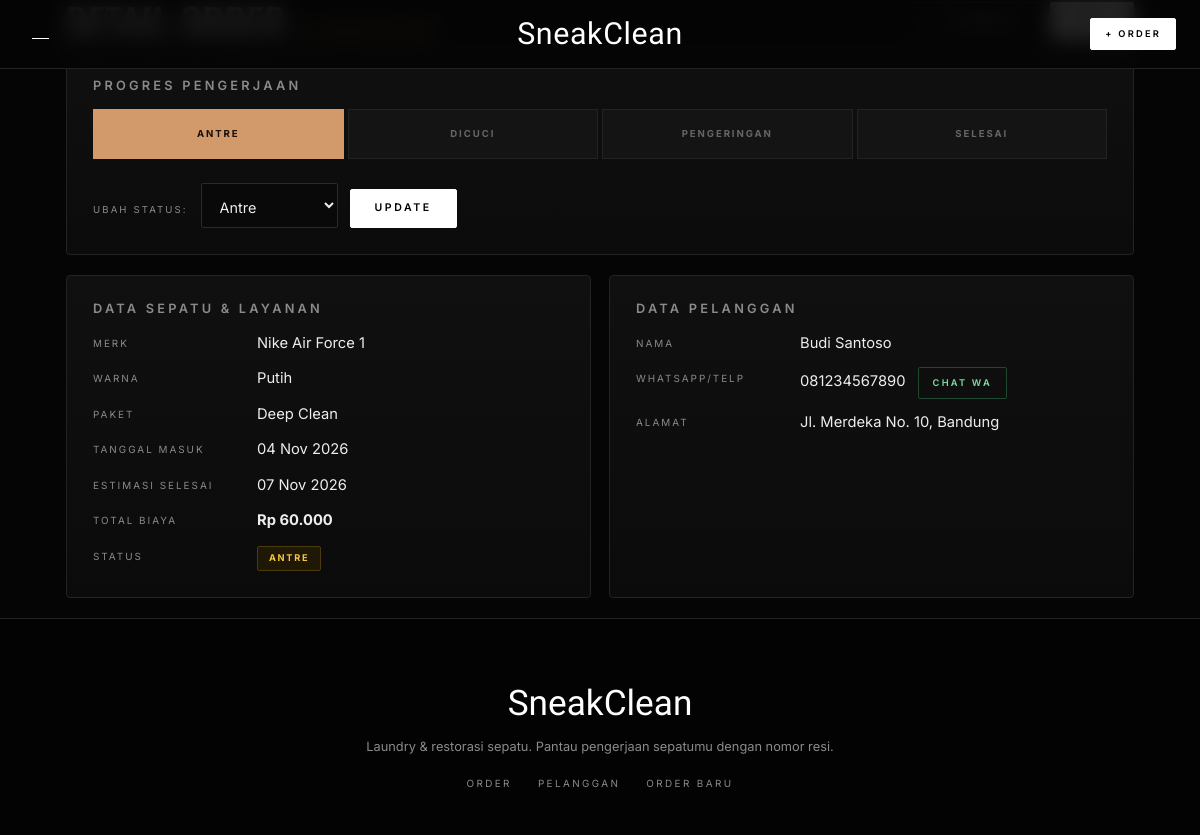
Screenshot of /public/order/show/SC-20261104-001 with the database file from the repository.
### tables this page shows
CREATE TABLE IF NOT EXISTS order_laundry (
  no_resi           VARCHAR(25)  NOT NULL,
  id_pelanggan      INT UNSIGNED NOT NULL,
  merk_sepatu       VARCHAR(50)  NOT NULL,
  warna_sepatu      VARCHAR(30)  NOT NULL,
  paket_treatment   ENUM('Deep Clean','Fast Clean','Unyellowing') NOT NULL,
  tanggal_masuk     DATE         NOT NULL,
  estimasi_selesai  DATE         NOT NULL,
  total_biaya       DECIMAL(10,2) NOT NULL DEFAULT 0,
  status_pengerjaan ENUM('Antre','Dicuci','Pengeringan','Selesai') NOT NULL DEFAULT 'Antre',
  created_at        TIMESTAMP    NOT NULL DEFAULT CURRENT_TIMESTAMP,
  updated_at        TIMESTAMP    NOT NULL DEFAULT CURRENT_TIMESTAMP ON UPDATE CURRENT_TIMESTAMP,
  PRIMARY KEY (no_resi),
  KEY idx_order_pelanggan (id_pelanggan),
  KEY idx_order_status (status_pengerjaan),
  CONSTRAINT fk_order_pelanggan
    FOREIGN KEY (id_pelanggan) REFERENCES pelanggan (id_pelanggan)
    ON UPDATE CASCADE
    ON DELETE RESTRICT,
  CONSTRAINT chk_estimasi CHECK (estimasi_selesai >= tanggal_masuk),
  CONSTRAINT chk_biaya CHECK (total_biaya >= 0)
);

CREATE TABLE IF NOT EXISTS pelanggan (
  id_pelanggan INT UNSIGNED NOT NULL AUTO_INCREMENT,
  nama_lengkap VARCHAR(100) NOT NULL,
  no_telepon   VARCHAR(20)  NOT NULL,
  alamat       TEXT         NOT NULL,
  created_at   TIMESTAMP    NOT NULL DEFAULT CURRENT_TIMESTAMP,
  PRIMARY KEY (id_pelanggan),
  UNIQUE KEY uq_pelanggan_telepon (no_telepon)
);

### app/core/Controller.php (called while the page is built, shortened)
<?php
class Controller
{
    protected function view($view, $data = [])
    {
        extract($data);
        require __DIR__ . '/../views/layouts/header.php';
        require __DIR__ . "/../views/$view.php";
        require __DIR__ . '/../views/layouts/footer.php';
    }
}

### app/controllers/OrderController.php (called while the page is built, shortened)
<?php
class OrderController extends Controller
{
    private $order;
    public function __construct()
    {
        $this->order     = new Order();
    }
    public function show($resi = '')
    {
        $order = $this->order->find($resi);
        $this->view('order/show', ['title' => 'Detail ' . $resi, 'order' => $order]);
    }
}

### app/core/Router.php (called while the page is built, shortened)
<?php
class Router
{
    public function dispatch()
    {
        $url   = trim($_GET['url'] ?? '', '/');
        $parts = $url === '' ? [] : explode('/', $url);
        $method = $parts[1] ?? 'index';
        $params = array_slice($parts, 2);
        call_user_func_array([new $class(), $method], $params);
    }
}

### public/index.php (called while the page is built, shortened)
<?php
require_once __DIR__ . '/../app/helpers.php';
spl_autoload_register(function ($class) {
    foreach (['core', 'controllers', 'models'] as $dir) {
        $file = __DIR__ . "/../app/$dir/$class.php";
        if (file_exists($file)) {
            return;
        }
    }
});
(new Router())->dispatch();

### app/helpers.php (called while the page is built, shortened)
<?php
function e($v) { return htmlspecialchars((string)$v, ENT_QUOTES, 'UTF-8'); }
function rupiah($n) { return 'Rp ' . number_format((float)$n, 0, ',', '.'); }
function tanggal($d) {
    return date('d M Y', strtotime($d));
}
function url($path = '') { return BASE_URL . '/' . ltrim($path, '/'); }
function waLink($no) {
    $n = preg_replace('/\D/', '', $no);
    if (strpos($n, '0') === 0) $n = '62' . substr($n, 1);
    return 'https://wa.me/' . $n;
}
function statusClass($s) {
    return 'badge badge-' . strtolower($s);
}

### app/core/Database.php (called while the page is built)
<?php
class Database
{
    private static $pdo = null;
    public static function conn()
    {
        if (self::$pdo === null) {
            $dsn = 'mysql:host=' . DB_HOST . ';dbname=' . DB_NAME . ';charset=utf8mb4';
            try {
                self::$pdo = new PDO($dsn, DB_USER, DB_PASS, [
                    PDO::ATTR_ERRMODE            => PDO::ERRMODE_EXCEPTION,
                    PDO::ATTR_DEFAULT_FETCH_MODE => PDO::FETCH_ASSOC,
                    PDO::ATTR_EMULATE_PREPARES   => false,
                ]);
            } catch (PDOException $e) {
                die('Koneksi database gagal: ' . $e->getMessage());
            }
        }
        return self::$pdo;
    }
}

### app/models/Order.php (called while the page is built, shortened)
<?php
class Order
{
    private $db;
    public function __construct() { $this->db = Database::conn(); }
    private function baseSelect()
    {
        return 'SELECT o.*, p.nama_lengkap, p.no_telepon, p.alamat
                FROM order_laundry o
                JOIN pelanggan p ON p.id_pelanggan = o.id_pelanggan';
    }
    public function find($resi)
    {
        $st = $this->db->prepare($this->baseSelect() . ' WHERE o.no_resi = ?');
        $st->execute([$resi]);
        return $st->fetch();
    }
}

### app/views/order/show.php (the view)
<?php
$steps   = STATUS_LIST;
$current = array_search($order['status_pengerjaan'], $steps, true);
?>
<div class="page-head">
    <h1>Detail Order <span class="resi"><?= e($order['no_resi']) ?></span></h1>
    <div>
        <a class="btn btn-ghost" href="<?= url('order') ?>">&larr; Kembali</a>
        <a class="btn" href="<?= url('order/edit/' . $order['no_resi']) ?>">Edit</a>
    </div>
</div>
<div class="card">
    <h3>Progres Pengerjaan</h3>
    <ol class="steps">
        <?php foreach ($steps as $i => $s): ?>
            <li class="<?= $i < $current ? 'done' : ($i === $current ? 'active' : '') ?>"><?= e($s) ?></li>
        <?php endforeach; ?>
    </ol>
    <form class="inline-form" method="post" action="<?= url('order/status/' . $order['no_resi']) ?>">
        <label>Ubah status:
            <select name="status_pengerjaan">
                <?php foreach ($steps as $s): ?>
                    <option value="<?= e($s) ?>" <?= $order['status_pengerjaan'] === $s ? 'selected' : '' ?>><?= e($s) ?></option>
                <?php endforeach; ?>
            </select>
        </label>
        <button class="btn" type="submit">Update</button>
    </form>
</div>
<div class="grid2">
    <div class="card">
        <h3>Data Sepatu &amp; Layanan</h3>
        <dl class="detail">
            <dt>Merk</dt><dd><?= e($order['merk_sepatu']) ?></dd>
            <dt>Warna</dt><dd><?= e($order['warna_sepatu']) ?></dd>
            <dt>Paket</dt><dd><?= e($order['paket_treatment']) ?></dd>
            <dt>Tanggal Masuk</dt><dd><?= tanggal($order['tanggal_masuk']) ?></dd>
            <dt>Estimasi Selesai</dt><dd><?= tanggal($order['estimasi_selesai']) ?></dd>
            <dt>Total Biaya</dt><dd><strong><?= rupiah($order['total_biaya']) ?></strong></dd>
            <dt>Status</dt><dd><span class="<?= statusClass($order['status_pengerjaan']) ?>"><?= e($order['status_pengerjaan']) ?></span></dd>
        </dl>
    </div>
    <div class="card">
        <h3>Data Pelanggan</h3>
        <dl class="detail">
            <dt>Nama</dt><dd><?= e($order['nama_lengkap']) ?></dd>
            <dt>WhatsApp/Telp</dt>
            <dd><?= e($order['no_telepon']) ?>
                <a class="btn btn-sm btn-wa" target="_blank" rel="noopener" href="<?= e(waLink($order['no_telepon'])) ?>">Chat WA</a></dd>
            <dt>Alamat</dt><dd><?= nl2br(e($order['alamat'])) ?></dd>
        </dl>
    </div>
</div>

### public/css/style.css (style rules this page uses)
:root { --bg:#050505; --card:#0d0d0d; --card2:#141414; --line:#232323; --ink:#ededed; --muted:#8a8a8a; --white:#fff; --teal:#0f4c47; --teal-d:#082b27; --copper:#d29a6a; --danger:#ff7b7b; --display:"Oswald","Bebas Neue","Arial Narrow",Impact,sans-serif; --script:"Yellowtail","Brush Script MT",cursive; --body:"Inter","Helvetica Neue",Arial,"Segoe UI",sans-serif; color-scheme:dark; }
* { box-sizing:border-box }
html { background:var(--bg);scroll-behavior:smooth }
body { margin:0;font-family:var(--body);background:var(--bg);color:var(--ink);line-height:1.6;-webkit-font-smoothing:antialiased }
a { color:var(--white);text-decoration:none }
h1,h2,h3 { font-family:var(--display);font-weight:500;text-transform:uppercase;letter-spacing:.02em;line-height:1.1;margin:0 }
main h1 { font-size:2.4rem;margin:0 0 22px }
h3 { font-size:.8rem;font-family:var(--body);font-weight:600;letter-spacing:.25em;color:var(--muted);margin-bottom:16px }
.btn { display:inline-block;background:var(--white);color:#000!important;border:1px solid var(--white);border-radius:2px;padding:13px 24px; font:600 .66rem/1 var(--body);letter-spacing:.24em;text-transform:uppercase;cursor:pointer;transition:all .25s }
.btn-sm { padding:10px 14px;font-size:.58rem }
.btn-ghost { background:transparent;color:var(--white)!important;border-color:#3a3a3a }
.btn-wa { background:transparent;color:#7be0a0!important;border-color:#1f4a31;margin-left:8px }
.card { background:linear-gradient(180deg,#101010,#0b0b0b);border:1px solid var(--line);border-radius:4px;padding:26px;margin-bottom:20px }
.page-head { display:flex;justify-content:space-between;align-items:center;flex-wrap:wrap;gap:12px;margin-bottom:10px }
.page-head h1 { margin:0 }
.resi { color:var(--copper);font-size:1rem;letter-spacing:.12em }
input,select,textarea { width:100%;padding:12px 14px;background:#090909;color:var(--ink);border:1px solid #2a2a2a;border-radius:2px;font:inherit;font-size:.9rem;transition:border-color .25s,box-shadow .25s }
.badge { display:inline-block;padding:4px 11px;border-radius:2px;font-size:.58rem;font-weight:700;letter-spacing:.18em;text-transform:uppercase;border:1px solid }
.badge-antre { background:#1f1805;color:#f5c542;border-color:#4a3a0c }
.grid2 { display:grid;grid-template-columns:1fr 1fr;gap:18px }
.inline-form { display:flex;gap:12px;align-items:flex-end;flex-wrap:wrap;margin-top:24px }
.inline-form label { font-size:.6rem;letter-spacing:.22em;text-transform:uppercase;color:var(--muted) }
.inline-form select { width:auto;margin-left:8px }
.steps { list-style:none;display:flex;padding:0;margin:0;gap:4px }
.steps li { flex:1;text-align:center;padding:16px 4px;background:var(--card2);color:#666;font-size:.6rem;font-weight:700;letter-spacing:.2em;text-transform:uppercase;border:1px solid var(--line) }
.steps li.active { background:var(--copper);color:#1a0f07;border-color:var(--copper) }
.detail { display:grid;grid-template-columns:150px 1fr;gap:12px 14px;margin:0;font-size:.92rem }
.detail dt { color:var(--muted);font-size:.62rem;letter-spacing:.2em;text-transform:uppercase;padding-top:4px }
.detail dd { margin:0 }

### rows the page displays
order_laundry: merk_sepatu "Nike Air Force 1", warna_sepatu "Putih", paket_treatment "Deep Clean", tanggal_masuk "04 Nov 2026", estimasi_selesai "07 Nov 2026", total_biaya "Rp 60.000", status_pengerjaan "ANTRE", id_pelanggan.nama_lengkap "Budi Santoso", id_pelanggan.no_telepon "081234567890", id_pelanggan.alamat "Jl. Merdeka No. 10, Bandung"

### other values shown
$s "ANTRE"
$s "DICUCI"
$s "PENGERINGAN"
$s "SELESAI"
form field status_pengerjaan "Antre"
